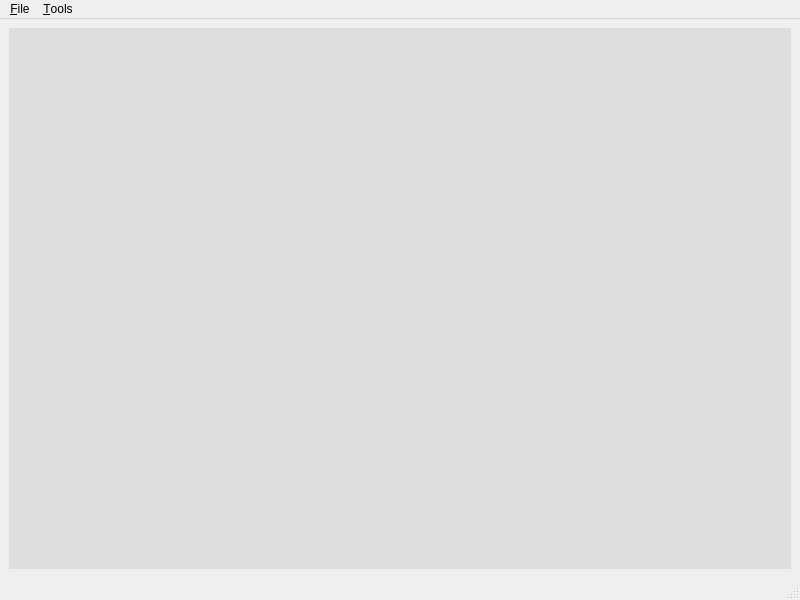
<?xml version="1.0" encoding="UTF-8"?>
<ui version="4.0">
 <class>MainWindow</class>
 <widget class="QMainWindow" name="MainWindow">
  <property name="geometry">
   <rect>
    <x>0</x>
    <y>0</y>
    <width>800</width>
    <height>600</height>
   </rect>
  </property>
  <property name="windowTitle">
   <string>MainWindow</string>
  </property>
  <widget class="QWidget" name="centralwidget">
   <layout class="QGridLayout" name="gridLayout">
    <item row="0" column="0">
     <widget class="QWidget" name="uwidget" native="true">
      <property name="enabled">
       <bool>true</bool>
      </property>
      <property name="sizePolicy">
       <sizepolicy hsizetype="Expanding" vsizetype="Expanding">
        <horstretch>0</horstretch>
        <verstretch>1</verstretch>
       </sizepolicy>
      </property>
      <property name="minimumSize">
       <size>
        <width>300</width>
        <height>60</height>
       </size>
      </property>
      <property name="maximumSize">
       <size>
        <width>16777215</width>
        <height>50000</height>
       </size>
      </property>
      <property name="styleSheet">
       <string notr="true">background: #dddddd</string>
      </property>
     </widget>
    </item>
   </layout>
  </widget>
  <widget class="QMenuBar" name="menubar">
   <property name="geometry">
    <rect>
     <x>0</x>
     <y>0</y>
     <width>800</width>
     <height>28</height>
    </rect>
   </property>
   <widget class="QMenu" name="menu_File">
    <property name="title">
     <string>&amp;File</string>
    </property>
    <addaction name="action_Quit"/>
   </widget>
   <widget class="QMenu" name="menu_Tools">
    <property name="title">
     <string>&amp;Tools</string>
    </property>
    <addaction name="action_Source_Images"/>
    <addaction name="action_Moab"/>
   </widget>
   <addaction name="menu_File"/>
   <addaction name="menu_Tools"/>
  </widget>
  <widget class="QStatusBar" name="statusbar"/>
  <action name="action_Quit">
   <property name="text">
    <string>&amp;Quit</string>
   </property>
  </action>
  <action name="action_Source_Images">
   <property name="text">
    <string>&amp;Source Images...</string>
   </property>
  </action>
  <action name="action_Moab">
   <property name="text">
    <string>&amp;Moab</string>
   </property>
  </action>
 </widget>
 <resources/>
 <connections/>
</ui>
